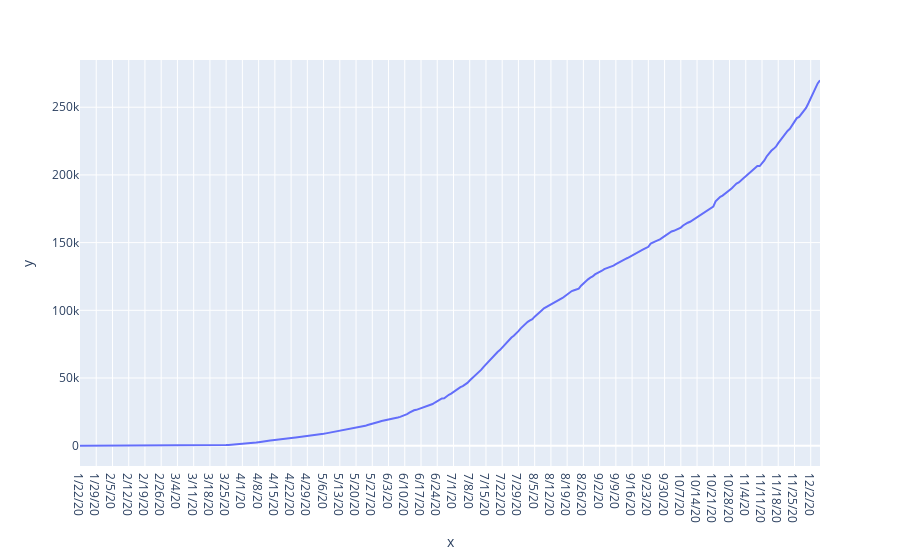

Write notebook code for a chart like this one.
### Code cell
px.line(x=alabama.index, y=alabama)

### Figure 1 — Plotly figure (JSON) as saved in the notebook; plotly's stock layout.template omitted (floating-point values rounded to 4 significant figures; data arrays with more than 128 entries replaced by an {"elided": "..."} marker saying what was removed)
{"data": [{"hovertemplate": "x=%{x}<br>y=%{y}<extra></extra>", "legendgroup": "", "line": {"color": "#636efa", "dash": "solid"}, "mode": "lines", "name": "", "orientation": "v", "showlegend": false, "type": "scatter", "x": {"elided": "320 str values"}, "xaxis": "x", "y": {"elided": "320 int values"}, "yaxis": "y"}], "layout": {"legend": {"tracegroupgap": 0}, "margin": {"t": 60}, "xaxis": {"anchor": "y", "domain": [0, 1], "title": {"text": "x"}}, "yaxis": {"anchor": "x", "domain": [0, 1], "title": {"text": "y"}}}}
